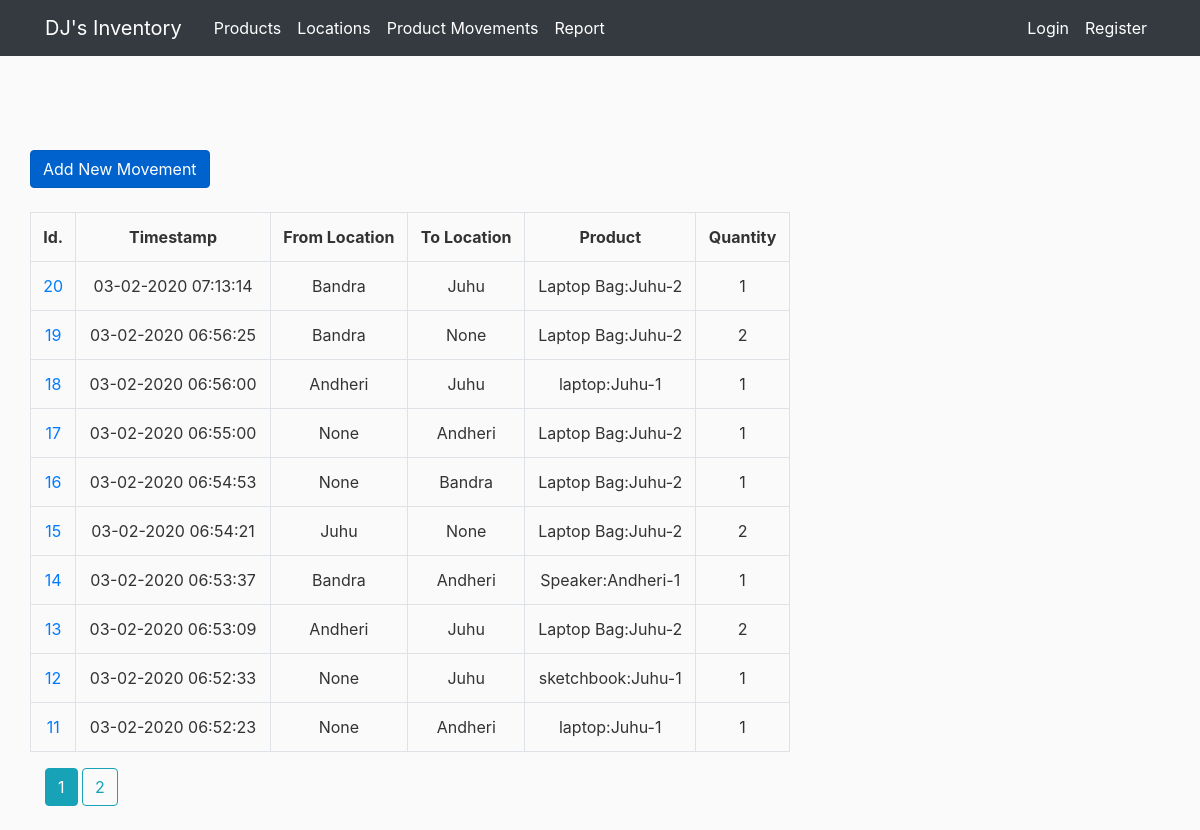
Page /movements on the earlier database version.
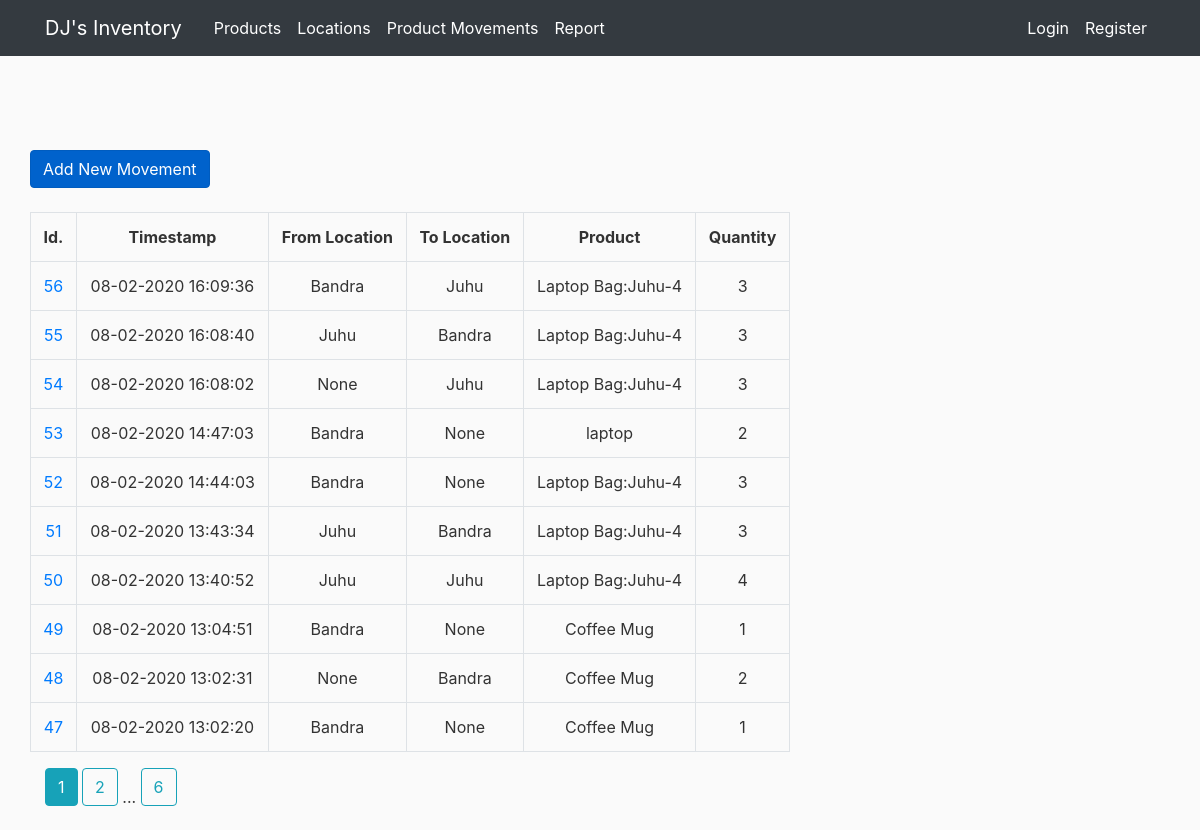
Same page on the later database version.
### inventory/models.py (models this page shows, shortened)
class Movement(db.Model):
    movement_id = db.Column(db.Integer, primary_key=True)
    timestamp = db.Column(db.DateTime, nullable=False, default=datetime.utcnow)
    from_location_id = db.Column(db.Integer, db.ForeignKey("location.location_id"))
    to_location_id = db.Column(db.Integer, db.ForeignKey("location.location_id"))
    from_location = db.relationship(Location, lazy='joined', foreign_keys=[from_location_id], backref='from_location')
    to_location = db.relationship(Location, lazy='joined', foreign_keys=[to_location_id], backref='to_location')
    product_id = db.Column(db.Integer, db.ForeignKey('product.product_id'))
    qty = db.Column(db.Integer, nullable=False)
    user_id = db.Column(db.Integer, db.ForeignKey('user.id'), nullable=False)

class Location(db.Model):
    location_id = db.Column(db.Integer, primary_key=True)
    name = db.Column(db.String(20), unique=True, nullable=False)
    address = db.Column(db.Text, nullable=False)
    products = db.relationship("Product", backref='warehouse')
    user_id = db.Column(db.Integer, db.ForeignKey('user.id'), nullable=False)
    def __repr__(self):
        return self.name
    def get_product_quantity(self, product_name):
        qty = 0
        for product in self.products:
            if product_name in product.name:
                qty+=1
        return qty

class Product(db.Model):
    product_id = db.Column(db.Integer, primary_key=True)
    name = db.Column(db.String(20), nullable=False)
    movements = db.relationship("Movement", backref='product')
    location_id = db.Column(db.Integer, db.ForeignKey('location.location_id'))
    user_id = db.Column(db.Integer, db.ForeignKey('user.id'), nullable=False)
    def __repr__(self):
        product_name = self.name
        if self.warehouse:
            warehouse = self.warehouse
            qty = warehouse.get_product_quantity(product_name)
            return "{0}:{1}-{2}".format(product_name, warehouse, qty)
        return product_name

### inventory/movements/routes.py (the view)
@movements.route("/movements")
def list_movements():
    page = request.args.get('page', 1, type=int)
    movements = Movement.query.order_by(Movement.timestamp.desc()).paginate(page=page, per_page=10)
    return render_template('movements.html', movements=movements, title='Movements')

### inventory/templates/movements.html
{% extends "layout.html" %}
{% block content %}
<section>
    <div class="row">
        <a href="{{ url_for('movements.new_movement') }}" class="btn btn-primary btn-md active mb-4" role="button"
            aria-pressed="true">Add New Movement</a><br>
        <table class="table table-hover table-bordered text-center">
            <tr class="text-center">
                <th>Id.</th>
                <th>Timestamp</th>
                <th>From Location</th>
                <th>To Location</th>
                <th>Product</th>
                <th>Quantity</th>
            </tr>
            {% for movement in movements.items %}
            <tr>
                <td><a
                        href="{{ url_for('movements.movement', movement_id = movement.movement_id)}}">{{ movement.movement_id }}</a>
                </td>
                <td>{{ movement.timestamp.strftime('%d-%m-%Y %H:%M:%S') }}</td>
                <td>{{ movement.from_location }}</td>
                <td>{{ movement.to_location }}</td>
                <td>{{ movement.product }}</td>
                <td>{{ movement.qty }}</td>
            </tr>
            {% endfor %}
        </table>
    </div>
</section>
{% for page_num in movements.iter_pages(left_edge = 1, right_edge=1, left_current=1, right_current=2) %}
{% if page_num %}
{% if movements.page == page_num %}
<a class="btn btn-info mb-4" href="{{ url_for('movements.list_movements', page=page_num )}}">{{ page_num }}</a>
{% else %}
<a class="btn btn-outline-info mb-4" href="{{ url_for('movements.list_movements', page=page_num )}}">{{ page_num }}</a>
{% endif %}
{% else %}
...
{% endif %}
{% endfor %}
{% endblock content %}

Differences in the rows shown:
no longer on this page (row unchanged): Movement: movement_id "20", timestamp "03-02-2020 07:13:14", from_location "Bandra", to_location "Juhu", product "Laptop Bag:Juhu-2", qty "1"
no longer on this page (row unchanged): Movement: movement_id "19", timestamp "03-02-2020 06:56:25", from_location "Bandra", to_location "None", product "Laptop Bag:Juhu-2", qty "2"
no longer on this page (row unchanged): Movement: movement_id "18", timestamp "03-02-2020 06:56:00", from_location "Andheri", to_location "Juhu", product "laptop:Juhu-1", qty "1"
no longer on this page (row unchanged): Movement: movement_id "17", timestamp "03-02-2020 06:55:00", from_location "None", to_location "Andheri", product "Laptop Bag:Juhu-2", qty "1"
no longer on this page (row unchanged): Movement: movement_id "16", timestamp "03-02-2020 06:54:53", from_location "None", to_location "Bandra", product "Laptop Bag:Juhu-2", qty "1"
no longer on this page (row unchanged): Movement: movement_id "15", timestamp "03-02-2020 06:54:21", from_location "Juhu", to_location "None", product "Laptop Bag:Juhu-2", qty "2"
no longer on this page (row unchanged): Movement: movement_id "14", timestamp "03-02-2020 06:53:37", from_location "Bandra", to_location "Andheri", product "Speaker:Andheri-1", qty "1"
no longer on this page (row unchanged): Movement: movement_id "13", timestamp "03-02-2020 06:53:09", from_location "Andheri", to_location "Juhu", product "Laptop Bag:Juhu-2", qty "2"
no longer on this page (row unchanged): Movement: movement_id "12", timestamp "03-02-2020 06:52:33", from_location "None", to_location "Juhu", product "sketchbook:Juhu-1", qty "1"
no longer on this page (row unchanged): Movement: movement_id "11", timestamp "03-02-2020 06:52:23", from_location "None", to_location "Andheri", product "laptop:Juhu-1", qty "1"
added Movement: movement_id "56", timestamp "08-02-2020 16:09:36", from_location "Bandra", to_location "Juhu", product "Laptop Bag:Juhu-4", qty "3"
added Movement: movement_id "55", timestamp "08-02-2020 16:08:40", from_location "Juhu", to_location "Bandra", product "Laptop Bag:Juhu-4", qty "3"
added Movement: movement_id "54", timestamp "08-02-2020 16:08:02", from_location "None", to_location "Juhu", product "Laptop Bag:Juhu-4", qty "3"
added Movement: movement_id "53", timestamp "08-02-2020 14:47:03", from_location "Bandra", to_location "None", product "laptop", qty "2"
added Movement: movement_id "52", timestamp "08-02-2020 14:44:03", from_location "Bandra", to_location "None", product "Laptop Bag:Juhu-4", qty "3"
added Movement: movement_id "51", timestamp "08-02-2020 13:43:34", from_location "Juhu", to_location "Bandra", product "Laptop Bag:Juhu-4", qty "3"
added Movement: movement_id "50", timestamp "08-02-2020 13:40:52", from_location "Juhu", to_location "Juhu", product "Laptop Bag:Juhu-4", qty "4"
added Movement: movement_id "49", timestamp "08-02-2020 13:04:51", from_location "Bandra", to_location "None", product "Coffee Mug", qty "1"
added Movement: movement_id "48", timestamp "08-02-2020 13:02:31", from_location "None", to_location "Bandra", product "Coffee Mug", qty "2"
added Movement: movement_id "47", timestamp "08-02-2020 13:02:20", from_location "Bandra", to_location "None", product "Coffee Mug", qty "1"
Other differences:
new list line: "6"
